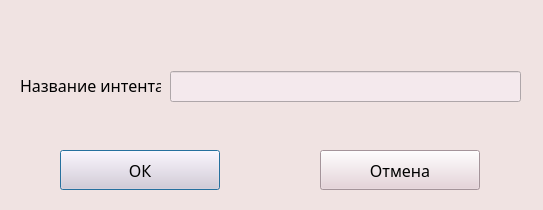
<?xml version="1.0" encoding="UTF-8"?>
<ui version="4.0">
 <class>Dialog</class>
 <widget class="QDialog" name="Dialog">
  <property name="geometry">
   <rect>
    <x>0</x>
    <y>0</y>
    <width>543</width>
    <height>210</height>
   </rect>
  </property>
  <property name="windowTitle">
   <string>Dialog</string>
  </property>
  <property name="styleSheet">
   <string notr="true">background-color:#F0E3E2;</string>
  </property>
  <widget class="QLabel" name="label">
   <property name="geometry">
    <rect>
     <x>20</x>
     <y>70</y>
     <width>141</width>
     <height>31</height>
    </rect>
   </property>
   <property name="styleSheet">
    <string notr="true">font-family: Lemonade;
font-size:16px;</string>
   </property>
   <property name="text">
    <string>Название интента:</string>
   </property>
  </widget>
  <widget class="QLineEdit" name="name_line">
   <property name="geometry">
    <rect>
     <x>170</x>
     <y>71</y>
     <width>351</width>
     <height>31</height>
    </rect>
   </property>
   <property name="styleSheet">
    <string notr="true">background-color: #F4E9ED;
font-family: Lemonade;
font-size:18px;</string>
   </property>
  </widget>
  <widget class="QPushButton" name="button_ok">
   <property name="geometry">
    <rect>
     <x>60</x>
     <y>150</y>
     <width>160</width>
     <height>40</height>
    </rect>
   </property>
   <property name="styleSheet">
    <string notr="true">background-color: #E6CFD7;
font-family: Lemonade;
font-size:16px;</string>
   </property>
   <property name="text">
    <string>ОК</string>
   </property>
  </widget>
  <widget class="QPushButton" name="button_cancel">
   <property name="geometry">
    <rect>
     <x>320</x>
     <y>150</y>
     <width>160</width>
     <height>40</height>
    </rect>
   </property>
   <property name="styleSheet">
    <string notr="true">background-color: #E6CFD7;
font-family: Lemonade;
font-size:16px;</string>
   </property>
   <property name="text">
    <string>Отмена</string>
   </property>
  </widget>
 </widget>
 <resources/>
 <connections/>
</ui>
